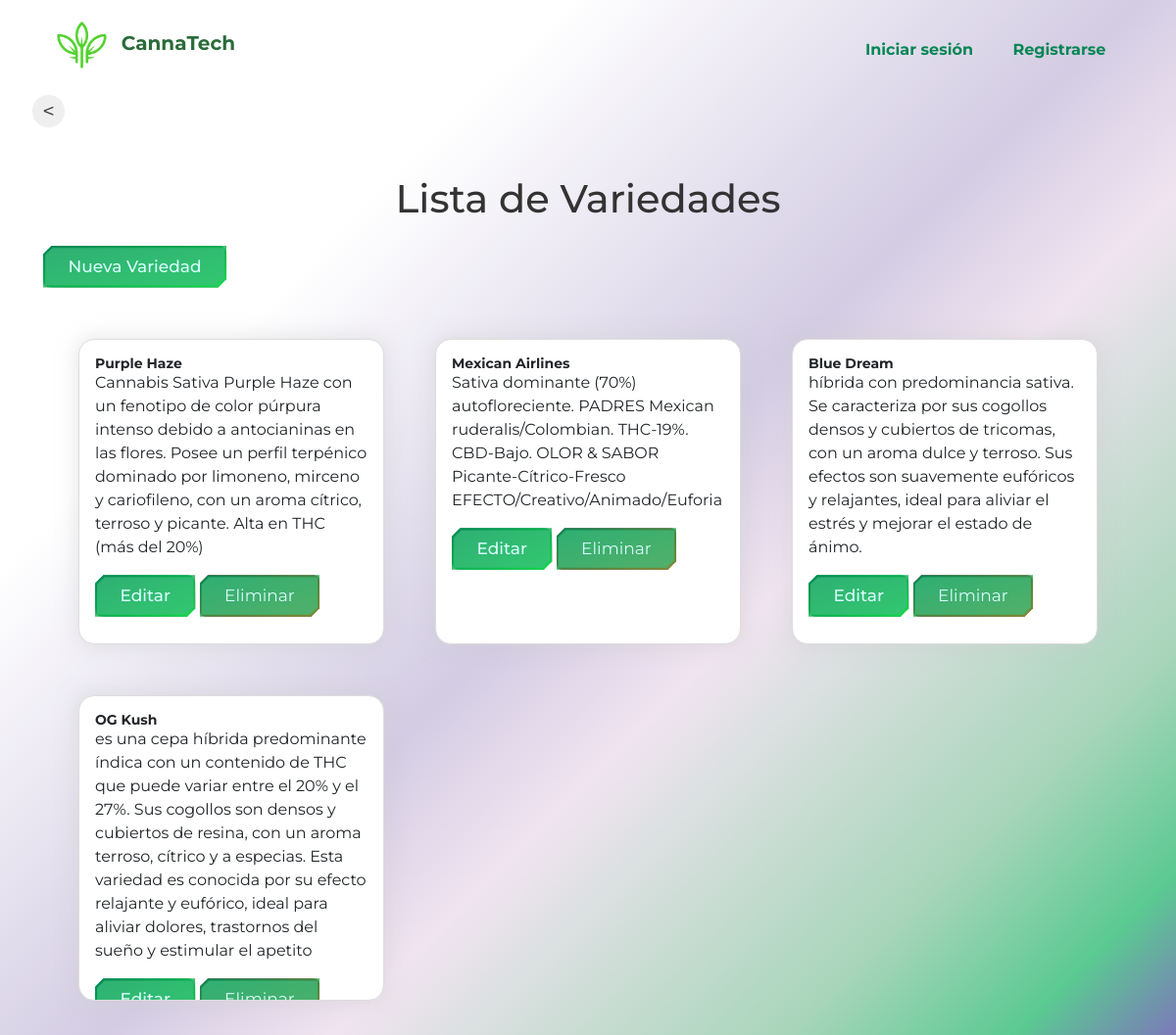
/variedad/list/, run on an earlier commit of the app's database.
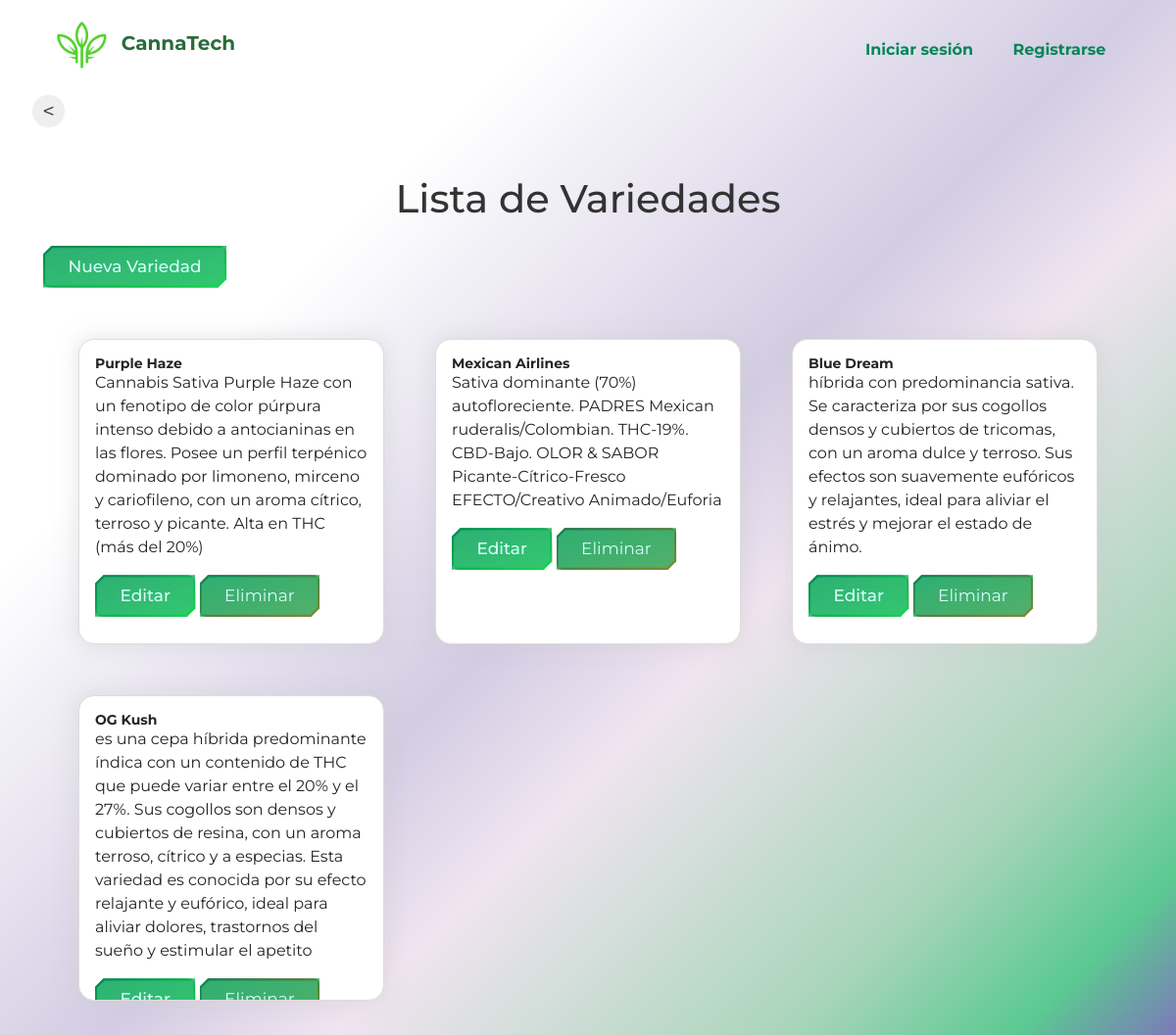
And on a later commit of the database.
### core/models.py (models this page shows, shortened)
class Variedad(models.Model):
    nombre = models.CharField(max_length=100)
    descripcion = models.TextField()
    user = models.ForeignKey(User, on_delete=models.CASCADE, default=None)

### core/views.py (the view)
# urls.py: path('variedad/list/', VariedadListView.as_view(), name='variedad_list'),
class VariedadListView(ListView):
    model = Variedad
    template_name = 'core/variedad_list.html'
    context_object_name = 'variedades'

### core/templates/core/variedad_list.html (shortened to what this page needs)
{% extends 'core/base.html' %}
{% load static %}
{% block content %}
<input type="button" class="btn-prev" value="<" onClick="javascript:history.go(-1);">
<div class="container my-5">
    <h1 class="text-center mb-4">Lista de Variedades</h1>
    <a href="{% url 'variedad_create' %}" class="btn btn-primary mb-3">Nueva Variedad</a>
    <div class="card-container">
        {% for variedad in variedades %}
        <div class="card mb-3">
            <div class="card-body">
                <h5 class="card-title">{{ variedad.nombre }}</h5>
                <p class="card-text">{{ variedad.descripcion }}</p>
                <a href="{% url 'variedad_update' variedad.pk %}" class="btn btn-primary">Editar</a>
                <button type="button" class="btn btn-danger" data-toggle="modal" data-target="#modalEliminarVariedad{{ variedad.pk }}">
                    Eliminar
                </button>
            </div>
        </div>
        {% endfor %}
    </div>
</div>
{% endblock %}

What changed in the data, as far as the page shows it:
changed Variedad "Mexican Airlines": descripcion "…OLOR & SABOR Picante-Cítrico-Fresco EFECTO/Creativo/Animado/Euforia" → "…OLOR & SABOR Picante-Cítrico-Fresco EFECTO/Creativo Animado/Euforia"
